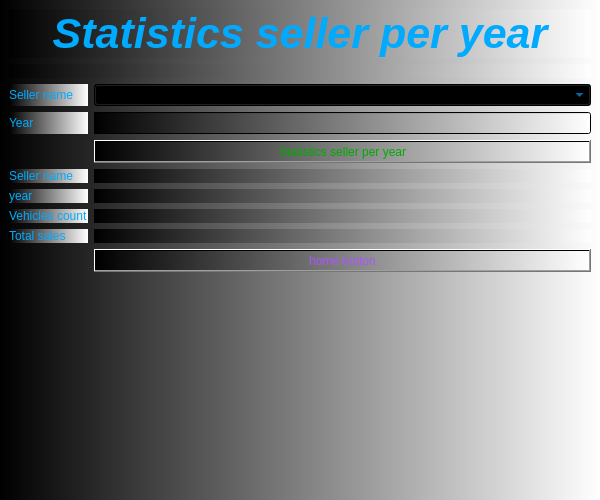
<?xml version="1.0" encoding="UTF-8"?>
<ui version="4.0">
 <class>Statisticssellerperyear</class>
 <widget class="QMainWindow" name="Statisticssellerperyear">
  <property name="geometry">
   <rect>
    <x>0</x>
    <y>0</y>
    <width>600</width>
    <height>500</height>
   </rect>
  </property>
  <property name="font">
   <font>
    <pointsize>12</pointsize>
    <italic>true</italic>
    <bold>true</bold>
   </font>
  </property>
  <property name="windowTitle">
   <string>Statistics seller per  year</string>
  </property>
  <property name="windowIcon">
   <iconset resource="MYPICTURES.qrc">
    <normaloff>:/picture/confirm.png</normaloff>:/picture/confirm.png</iconset>
  </property>
  <property name="toolTip">
   <string>Statistics seller per  year</string>
  </property>
  <property name="styleSheet">
   <string notr="true">color: rgb(0, 170, 255);
background-color: qlineargradient(spread:pad, x1:0, y1:0, x2:1, y2:0, stop:0 rgba(0, 0, 0, 255), stop:1 rgba(255, 255, 255, 255));</string>
  </property>
  <widget class="QWidget" name="centralwidget">
   <layout class="QGridLayout" name="gridLayout_2">
    <item row="0" column="0">
     <layout class="QGridLayout" name="gridLayout">
      <item row="4" column="1">
       <widget class="QPushButton" name="pushButton_statisticssellerpermonth">
        <property name="styleSheet">
         <string notr="true">color: rgb(0, 170, 0);</string>
        </property>
        <property name="text">
         <string>Statistics seller per year</string>
        </property>
       </widget>
      </item>
      <item row="7" column="1">
       <widget class="QLabel" name="label_vehicles_count">
        <property name="text">
         <string/>
        </property>
       </widget>
      </item>
      <item row="9" column="0" rowspan="2">
       <spacer name="verticalSpacer">
        <property name="orientation">
         <enum>Qt::Vertical</enum>
        </property>
        <property name="sizeHint" stdset="0">
         <size>
          <width>20</width>
          <height>40</height>
         </size>
        </property>
       </spacer>
      </item>
      <item row="1" column="0" colspan="2">
       <widget class="QLabel" name="label_picture">
        <property name="text">
         <string/>
        </property>
        <property name="alignment">
         <set>Qt::AlignCenter</set>
        </property>
       </widget>
      </item>
      <item row="6" column="1">
       <widget class="QLabel" name="label_month_year">
        <property name="text">
         <string/>
        </property>
       </widget>
      </item>
      <item row="7" column="0">
       <widget class="QLabel" name="label_8">
        <property name="text">
         <string>Vehicles count</string>
        </property>
       </widget>
      </item>
      <item row="0" column="0" colspan="2">
       <widget class="QLabel" name="label">
        <property name="font">
         <font>
          <pointsize>32</pointsize>
          <italic>true</italic>
          <bold>true</bold>
         </font>
        </property>
        <property name="text">
         <string>Statistics seller per year</string>
        </property>
        <property name="alignment">
         <set>Qt::AlignCenter</set>
        </property>
       </widget>
      </item>
      <item row="2" column="1">
       <widget class="QComboBox" name="comboBox_seller_name"/>
      </item>
      <item row="8" column="1">
       <widget class="QLabel" name="label_total_sale">
        <property name="text">
         <string/>
        </property>
       </widget>
      </item>
      <item row="6" column="0">
       <widget class="QLabel" name="label_7">
        <property name="text">
         <string>year</string>
        </property>
       </widget>
      </item>
      <item row="3" column="1">
       <widget class="QLineEdit" name="lineEdit_date_year"/>
      </item>
      <item row="10" column="1">
       <spacer name="verticalSpacer_2">
        <property name="orientation">
         <enum>Qt::Vertical</enum>
        </property>
        <property name="sizeHint" stdset="0">
         <size>
          <width>20</width>
          <height>40</height>
         </size>
        </property>
       </spacer>
      </item>
      <item row="3" column="0">
       <widget class="QLabel" name="label_5">
        <property name="text">
         <string>Year</string>
        </property>
       </widget>
      </item>
      <item row="5" column="1">
       <widget class="QLabel" name="label_seller_name">
        <property name="text">
         <string/>
        </property>
       </widget>
      </item>
      <item row="9" column="1">
       <widget class="QPushButton" name="pushButton_home_page">
        <property name="styleSheet">
         <string notr="true">color: rgb(170, 85, 255);</string>
        </property>
        <property name="text">
         <string>home button</string>
        </property>
       </widget>
      </item>
      <item row="2" column="0">
       <widget class="QLabel" name="label_3">
        <property name="text">
         <string>Seller name</string>
        </property>
       </widget>
      </item>
      <item row="5" column="0">
       <widget class="QLabel" name="label_6">
        <property name="text">
         <string>Seller name</string>
        </property>
       </widget>
      </item>
      <item row="8" column="0">
       <widget class="QLabel" name="label_9">
        <property name="text">
         <string>Total sales</string>
        </property>
       </widget>
      </item>
     </layout>
    </item>
   </layout>
  </widget>
  <widget class="QMenuBar" name="menubar">
   <property name="geometry">
    <rect>
     <x>0</x>
     <y>0</y>
     <width>600</width>
     <height>26</height>
    </rect>
   </property>
  </widget>
 </widget>
 <resources>
  <include location="MYPICTURES.qrc"/>
 </resources>
 <connections/>
</ui>
